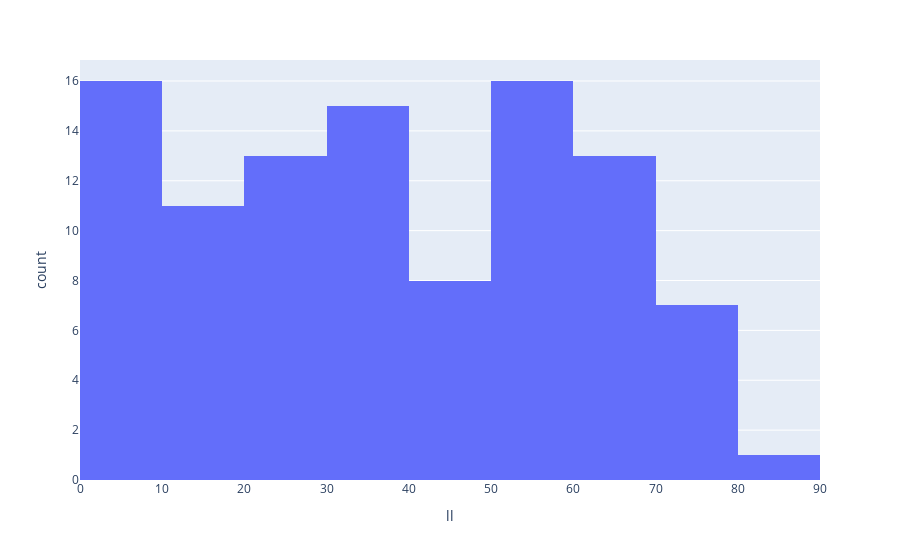

This figure's notebook cell:
### Code cell
px.histogram(df, x='ll')

### Figure 1 — Plotly figure (JSON) as saved in the notebook; plotly's stock layout.template omitted (floating-point values rounded to 4 significant figures)
{"data": [{"alignmentgroup": "True", "bingroup": "x", "hovertemplate": "ll=%{x}<br>count=%{y}<extra></extra>", "legendgroup": "", "marker": {"color": "#636efa", "pattern": {"shape": ""}}, "name": "", "offsetgroup": "", "orientation": "v", "showlegend": false, "x": [6.428, 53.81, 56.11, 31.31, 51.59, 1.462, 69.7, 38.31, 22.44, 29.82, 61.89, 5.072, 70.59, 79.08, 55.46, 69.01, 39.43, 10.5, 33.13, 28.0, 68.89, 20.65, 1.839, 8.291, 7.594, 16.02, 33.83, 76.56, 19.37, 49.46, 80.68, 79.98, 8.367, 25.01, 32.49, 6.383, 62.23, 10.73, 64.56, 59.14, 61.45, 6.059, 2.936, 75.64, 51.15, 53.71, 56.78, 57.49, 34.83, 6.342, 37.76, 28.64, 26.36, 53.15, 24.55, 11.85, 43.68, 24.28, 65.85, 65.07, 52.6, 52.34, 30.42, 40.07, 49.83, 36.52, 37.86, 54.78, 64.78, 36.19, 33.61, 68.09, 33.79, 34.43, 71.36, 46.14, 49.49, 11.31, 7.125, 66.36, 19.16, 54.44, 41.74, 26.08, 59.5, 49.75, 12.09, 20.19, 14.06, 13.81, 0.1284, 5.12, 51.09, 21.34, 6.772, 29.03, 8.809, 13.76, 71.54, 67.93], "xaxis": "x", "yaxis": "y", "type": "histogram"}], "layout": {"xaxis": {"anchor": "y", "domain": [0.0, 1.0], "title": {"text": "ll"}}, "yaxis": {"anchor": "x", "domain": [0.0, 1.0], "title": {"text": "count"}}, "legend": {"tracegroupgap": 0}, "margin": {"t": 60}, "barmode": "relative"}}
